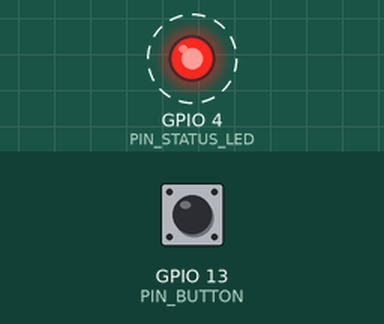
The sketch below on a simulated ESP32. Parts: output pins drawn as LEDs (lit = HIGH). Dashed ring = blinking. The test bench sets the inputs (shaded band); at power-on: GPIO 13 (PIN_BUTTON) HIGH. What the sketch prints to the serial monitor is not drawn.

Above: at 6.8 s.
6.9 s: GPIO 13 (PIN_BUTTON) pulled LOW for 2.6 s
Timing chart, 0 to 17.0 s (numbered marks = the images above; inputs shaded):
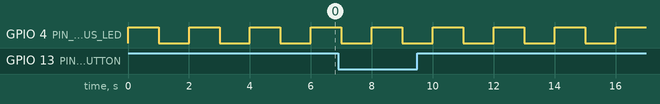

Measured:
- by itself, GPIO 4 (PIN_STATUS_LED): alternates HIGH for 1.0 s and LOW for 1.0 s

The sketch:

module08_delay_trap.ino
```cpp
// Module 8 - Practice 1 (part A): the delay() trap
// Same circuit as the Quick Win: status LED on D4, button on D13.
// The LED blinks with delay(). Press the button 5 times at a relaxed pace: how many are recorded?

const int PIN_STATUS_LED = 4;
const int PIN_BUTTON = 13;

int pressCount = 0;
int loopCount = 0;

void setup() {
  Serial.begin(115200);
  pinMode(PIN_STATUS_LED, OUTPUT);
  pinMode(PIN_BUTTON, INPUT_PULLUP);
  Serial.println("Practice 1A - delay() version: press the button 5 times, then count how many were recorded.");
}

void loop() {
  loopCount++;

  digitalWrite(PIN_STATUS_LED, HIGH);
  delay(1000);  // the ESP32 waits 1 second without doing anything
  digitalWrite(PIN_STATUS_LED, LOW);
  delay(1000);  // waits 1 more second

  // The button is only checked here: once every 2 seconds!
  if (digitalRead(PIN_BUTTON) == LOW) {
    pressCount++;
    Serial.println("Button read as pressed!");
  }

  Serial.print("loop() pass #");
  Serial.print(loopCount);
  Serial.print(" finished at second ");
  Serial.print(millis() / 1000);
  Serial.print(". Presses recorded: ");
  Serial.print(pressCount);
  Serial.println(".");
}
```
